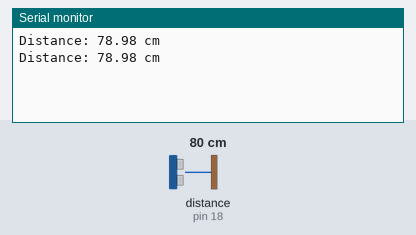
A sketch run on a simulated Arduino Uno, built with avr-gcc and run on an emulated ATmega328P. On the bench: the last lines printed to the serial monitor. Wiring (inferred from the names in the program): ultrasonic range finder: trigger pin 5; echo pin 18. Inputs (shaded band) come from the test bench; at power-on: distance to the obstacle (sensor on pin 18) 80 cm. The echo pulse lasts 58.3 µs per cm.

Above: at 1.8 s.
1.9 s: distance to the obstacle (sensor on pin 18) set to 2 cm
At 2.8 s:
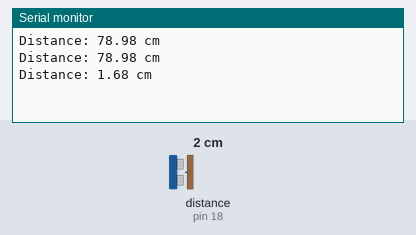
3.4 s: distance to the obstacle (sensor on pin 18) set to 4 cm
At 4.4 s:
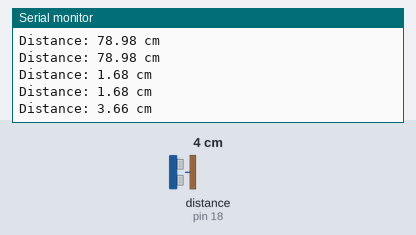
Timing chart, 0 to 6.4 s (numbered marks = the images above; inputs shaded):
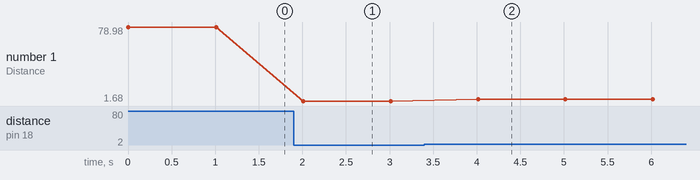

The sketch:

sketch_jan1a.ino
```cpp
#define echoPin 18
#define trigPin 5

long duration;
float distance;

void setup() {
  Serial.begin(115200);
  pinMode(trigPin, OUTPUT);
  pinMode(echoPin, INPUT);
}

void loop() {
  // Trigger the sensor
  digitalWrite(trigPin, LOW);
  delayMicroseconds(2);
  digitalWrite(trigPin, HIGH);
  delayMicroseconds(10);
  digitalWrite(trigPin, LOW);

  // Read the echo signal with a timeout
  duration = pulseIn(echoPin, HIGH, 30000); // 30ms timeout (max ~500cm)

  if (duration == 0) {
    Serial.println("No echo detected or out of range.");
  } else {
    distance = (duration * 0.034) / 2;
    Serial.print("Distance: ");
    Serial.print(distance);
    Serial.println(" cm");
  }

  delay(1000);
}
```

Measured:
- after the input at 1.9 s, the serial monitor: prints a new line after 0.11 s (image 1)
- after the input at 3.4 s, the serial monitor: prints a new line after 0.61 s (image 2)
- plotted number 1: 78.98 → 1.68 after the input at 1.9 s, 1.68 → 3.66 after the input at 3.4 s
